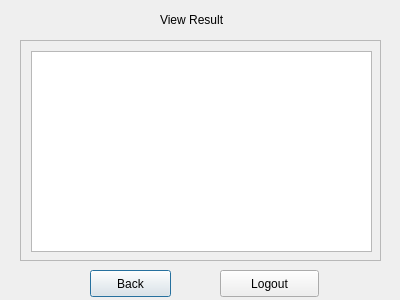
<?xml version="1.0" encoding="UTF-8"?>
<ui version="4.0">
 <class>AdminViewResult</class>
 <widget class="QDialog" name="AdminViewResult">
  <property name="geometry">
   <rect>
    <x>0</x>
    <y>0</y>
    <width>400</width>
    <height>300</height>
   </rect>
  </property>
  <property name="windowTitle">
   <string>View Result</string>
  </property>
  <widget class="QPushButton" name="BackButton">
   <property name="geometry">
    <rect>
     <x>90</x>
     <y>270</y>
     <width>81</width>
     <height>27</height>
    </rect>
   </property>
   <property name="text">
    <string>Back</string>
   </property>
  </widget>
  <widget class="QScrollArea" name="scrollArea">
   <property name="geometry">
    <rect>
     <x>20</x>
     <y>40</y>
     <width>361</width>
     <height>221</height>
    </rect>
   </property>
   <property name="widgetResizable">
    <bool>true</bool>
   </property>
   <widget class="QWidget" name="scrollAreaWidgetContents">
    <property name="geometry">
     <rect>
      <x>0</x>
      <y>0</y>
      <width>359</width>
      <height>219</height>
     </rect>
    </property>
    <widget class="QTextBrowser" name="textBrowser">
     <property name="geometry">
      <rect>
       <x>10</x>
       <y>10</y>
       <width>341</width>
       <height>201</height>
      </rect>
     </property>
    </widget>
   </widget>
  </widget>
  <widget class="QLabel" name="ViewResultLabel">
   <property name="geometry">
    <rect>
     <x>160</x>
     <y>10</y>
     <width>91</width>
     <height>20</height>
    </rect>
   </property>
   <property name="text">
    <string>View Result</string>
   </property>
  </widget>
  <widget class="QPushButton" name="pushButton">
   <property name="geometry">
    <rect>
     <x>220</x>
     <y>270</y>
     <width>99</width>
     <height>27</height>
    </rect>
   </property>
   <property name="text">
    <string>Logout</string>
   </property>
  </widget>
 </widget>
 <resources/>
 <connections/>
</ui>
